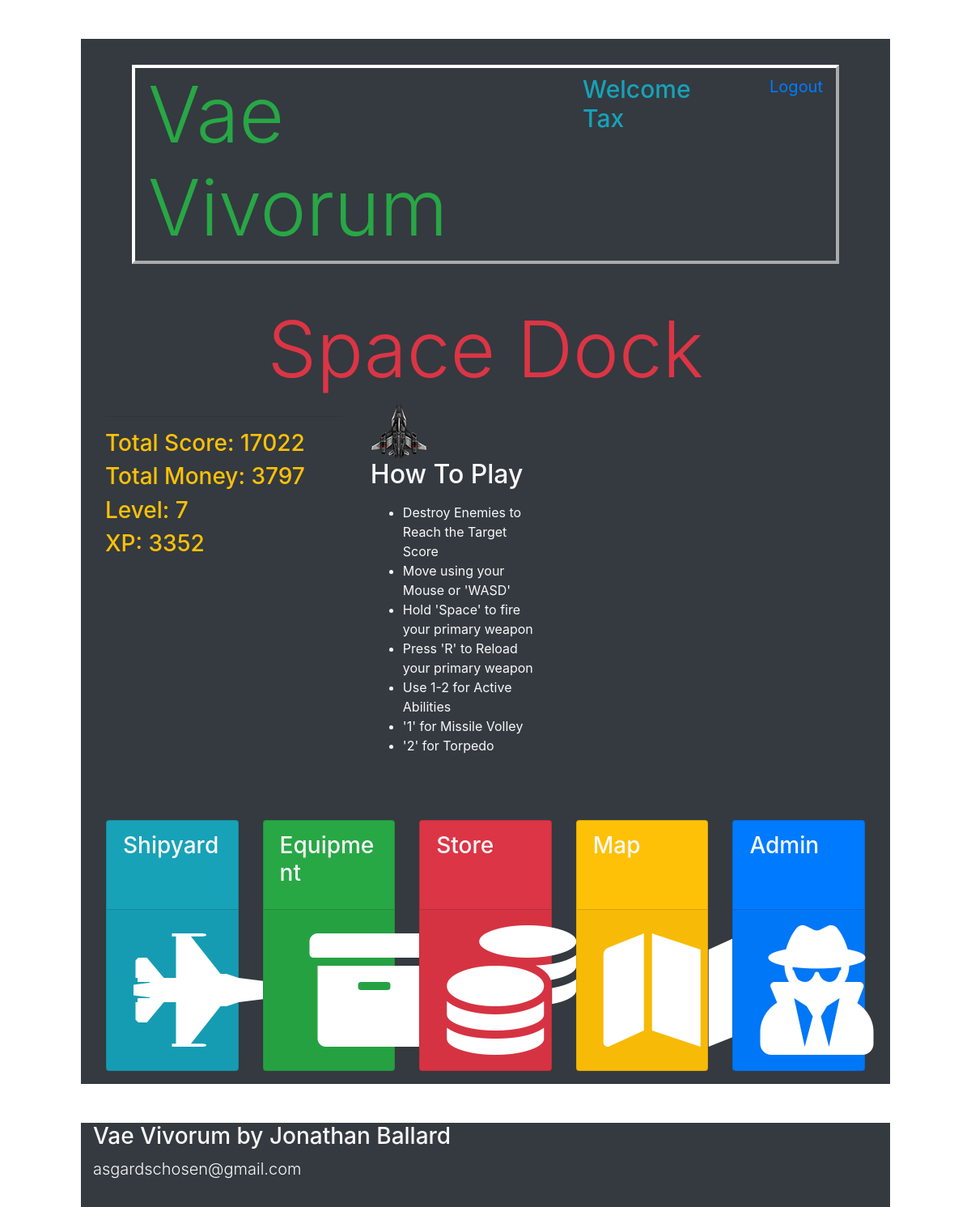
The app's page /dock (signed in), older data.
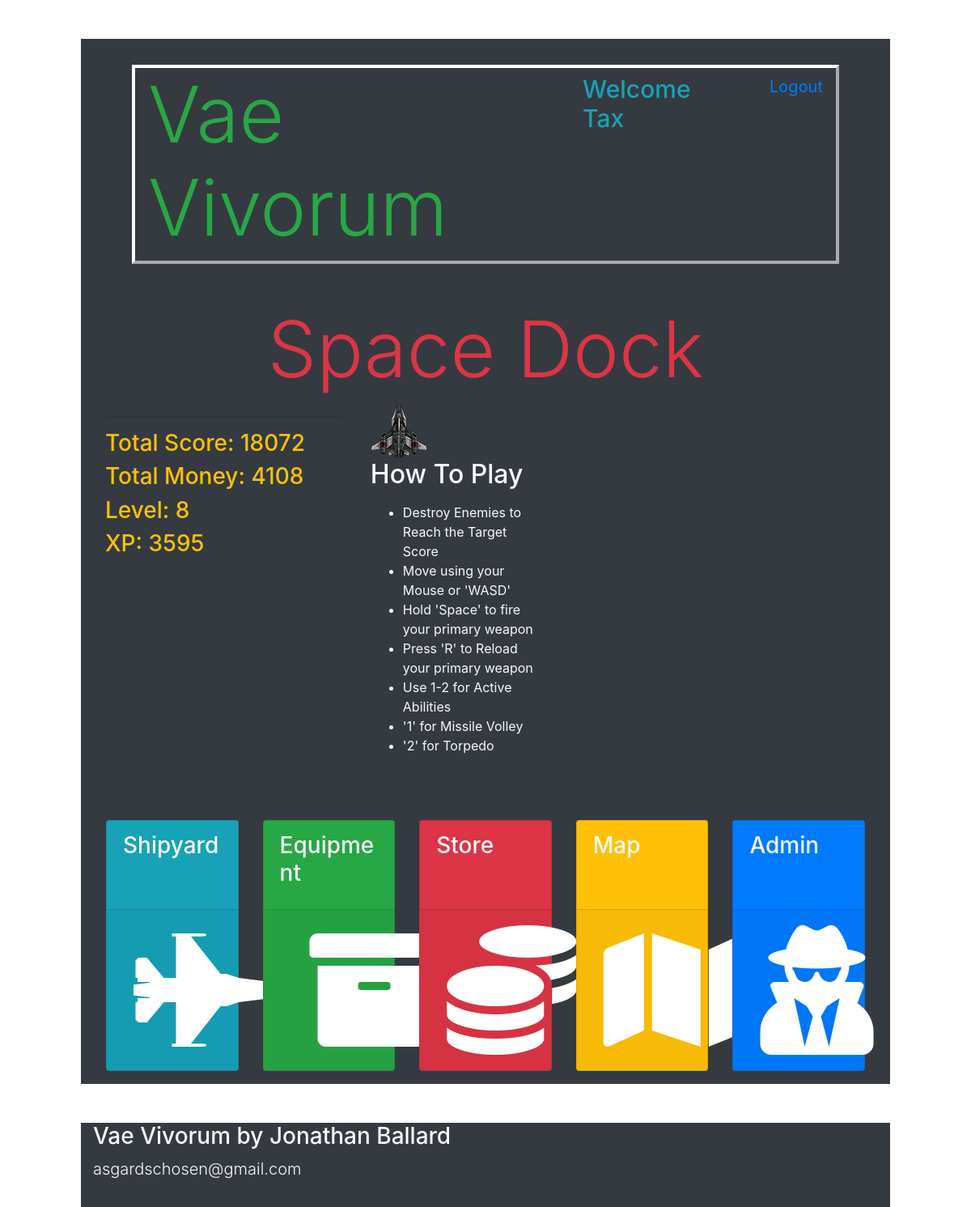
The same page, newer data.
### models.py (models this page shows)
class Users(db.Model):
    __tablename__ = "Users"
    id = db.Column(db.Integer, primary_key=True)
    username = db.Column(db.String(255))
    email = db.Column(db.String(255))
    password = db.Column(db.String(255))
    created_at = db.Column(db.DateTime)
    updated_at = db.Column(db.DateTime)
    current_kills = db.Column(db.Integer, default=0)
    current_score = db.Column(db.Integer, default=0)
    current_money = db.Column(db.Integer, default=0)
    current_xp = db.Column(db.Integer, default=0)
    current_level = db.Column(db.Integer, default=0)
    active_ship = db.Column(db.Integer, default=0)
    abilityPointsEarned = db.Column(db.Integer, default=0)
    abilityPointsSpent = db.Column(db.Integer, default = 0)
    passive1 = db.Column(db.Integer, default=0)
    passive2 = db.Column(db.Integer, default=0)
    passive3 = db.Column(db.Integer, default=0)
    passive4 = db.Column(db.Integer, default=0)
    passive5 = db.Column(db.Integer, default=0)
    passive6 = db.Column(db.Integer, default=0)
    passive7 = db.Column(db.Integer, default=0)
    passive8 = db.Column(db.Integer, default=0)
    passive9 = db.Column(db.Integer, default=0)
    passive10 = db.Column(db.Integer, default=0)
    passive11 = db.Column(db.Integer, default=0)
    passive12 = db.Column(db.Integer, default=0)
    passive13 = db.Column(db.Integer, default=0)
    passive14 = db.Column(db.Integer, default=0)
    passive15 = db.Column(db.Integer, default=0)
    passive16 = db.Column(db.Integer, default=0)
    passive17 = db.Column(db.Integer, default=0)
    passive18 = db.Column(db.Integer, default=0)
    passive19 = db.Column(db.Integer, default=0)
    passive20 = db.Column(db.Integer, default=0)
    character_active_ability_id = db.Column(db.Integer, db.ForeignKey("Active_Abilities.id", ondelete="cascade"))
    passive_abilities_this_user_has = db.relationship('User_Character', backref="characters_that_have_this_passive")

### app.py (the view)
@app.route('/dock')
def dock():
    if 'id' in session:
        loggedInUser = Users.query.get(session['id'])
    else:
        return redirect('/')
    print('CURRENT SESSION USER: ', session['id'])
    return render_template("dock.html", thisUser = loggedInUser)

### templates/dock.html (shortened to what this page needs)
<!DOCTYPE html>
<html lang="en">
<head>
    <link rel="stylesheet" href="https://stackpath.bootstrapcdn.com/bootstrap/4.4.1/css/bootstrap.min.css">
    <link rel="stylesheet" href="https://cdnjs.cloudflare.com/ajax/libs/font-awesome/5.11.2/css/all.css" />
    <link rel="stylesheet" type="text/css" href="{{ url_for('static', filename='css/style.css') }}">
</head>
<body>
    <div class="container bg-dark mt-5 text-warning pt-3 col-xl-10">
        <div id="topbar" class="d-flex flex-row mb-5 mx-5 mt-3 vaeBorder">
            <h1 class="display-1 d-inline-flex text-success ml-3">Vae Vivorum</h1>
            <h4 class="ml-auto d-inline-flex mt-2 text-info welcomeText" >Welcome {{ thisUser.username }}</h4>
            <a class="ml-5 d-inline-flex mt-2 mr-3 logoutLink" href="/logout">Logout</a>
        </div>
        <h1 class="display-1 text-center text-danger">Space Dock</h1>
        <div class="container col-xl-4 bg-dark align-top d-inline-block">
            <hr>
            <h3>Total Score: {{ thisUser.current_score }}</h3>
            <h3>Total Money: {{ thisUser.current_money }}</h3>
            <h3>Level: {{ thisUser.current_level }}</h3>
            <h3>XP: {{ thisUser.current_xp }}</h3>
        </div>
        <div class="container bg-dark text-light d-inline-block col-xl-3 align-top">
            <img class="d-inline-block align-top" id="playershipDashboard" src="../static/img/ships/player.png" alt="spaceship">
            <h2>How To Play</h2>
            <ul class="d-inline-block mt-2">
                <li>Destroy Enemies to Reach the Target Score</li>
                <li>Move using your Mouse or 'WASD'</li>
                <li>Hold 'Space' to fire your primary weapon</li>
                <li>Press 'R' to Reload your primary weapon</li>
                <li>Use 1-2 for Active Abilities</li>
                <li>'1' for Missile Volley</li>
                <li>'2' for Torpedo</li>
            </ul>
        </div>
        <div class="card-deck iconDiv mt-5 p-3">
            <div class="card iconCard bg-info">
                <div class="card-body">
                    <h3 class="card-subtitle mb-2 text-light">Shipyard</h3>
                </div>
                <div class="card-footer">
                    <a href="/ships"><div class="linkIcon"><i class="img-fluid btn fas fa-10x fa-fighter-jet"></i></div></a>
                </div>
            </div>
            <div class="card iconCard bg-success">
                <div class="card-body">
                    <h3 class="card-subtitle mb-2 text-light">Equipment</h3>
                </div>
                <div class="card-footer">
                    <a href="/equipment"><div class="linkIcon"><i class="img-fluid btn ml-4 fas fa-10x fa-archive"></i></div></a>
                </div>
            </div>
            <div class="card iconCard bg-danger">
                <div class="card-body">
                    <h3 class="card-subtitle mb-2 text-light">Store</h3>
                </div>
                <div class="card-footer">
                    <a href="/store"><div class="linkIcon"><i class="img-fluid btn fas fa-10x fa-coins"></i></div></a>
                </div>
            </div>
            <div class="card iconCard bg-warning">
                <div class="card-body">
                    <h3 class="card-subtitle mb-2 text-light">Map</h3>
                </div>
                <div class="card-footer">
                    <a href="/map"><div class="linkIcon"><i class="img-fluid btn fas fa-10x fa-map"></i></div></a>
                </div>
            </div>
            {% if thisUser.username == "Tax" or thisUser.id == 1 %}
            <div class="card iconCard bg-primary">
                <div class="card-body">
                    <h3 class="card-subtitle mb-2 text-light">Admin</h3>
                </div>
                <div class="card-footer">
                    <a href="/admin"><div class="linkIcon"><i class="img-fluid btn fas fa-10x fa-user-secret"></i></div></a>
                </div>
            </div>
            {% endif %}
        </div>
    </div>
    <div id="bottombar" class="container bg-dark col-xl-10 mt-5 pb-3 text-light">
        <h3>Vae Vivorum by Jonathan Ballard</h3>
        <p class="lead">asgardschosen@gmail.com</p>
    </div>
</body>
</html>

### static/css/style.css (style rules this page uses)
#playershipDashboard { width: 70px; height: 69px; }
.linkIcon { display: block; text-align: center; }
.fas { color: white; }
.vaeBorder { border: 4px outset white; }
.logoutLink { font-size: 20px; }
.welcomeText { font-size: 30px; }

Row changes from the older to the newer data that the page shows:
changed Users "Tax": current_score "17022" → "18072"; current_money "3797" → "4108"; current_level "7" → "8"; current_xp "3352" → "3595"
